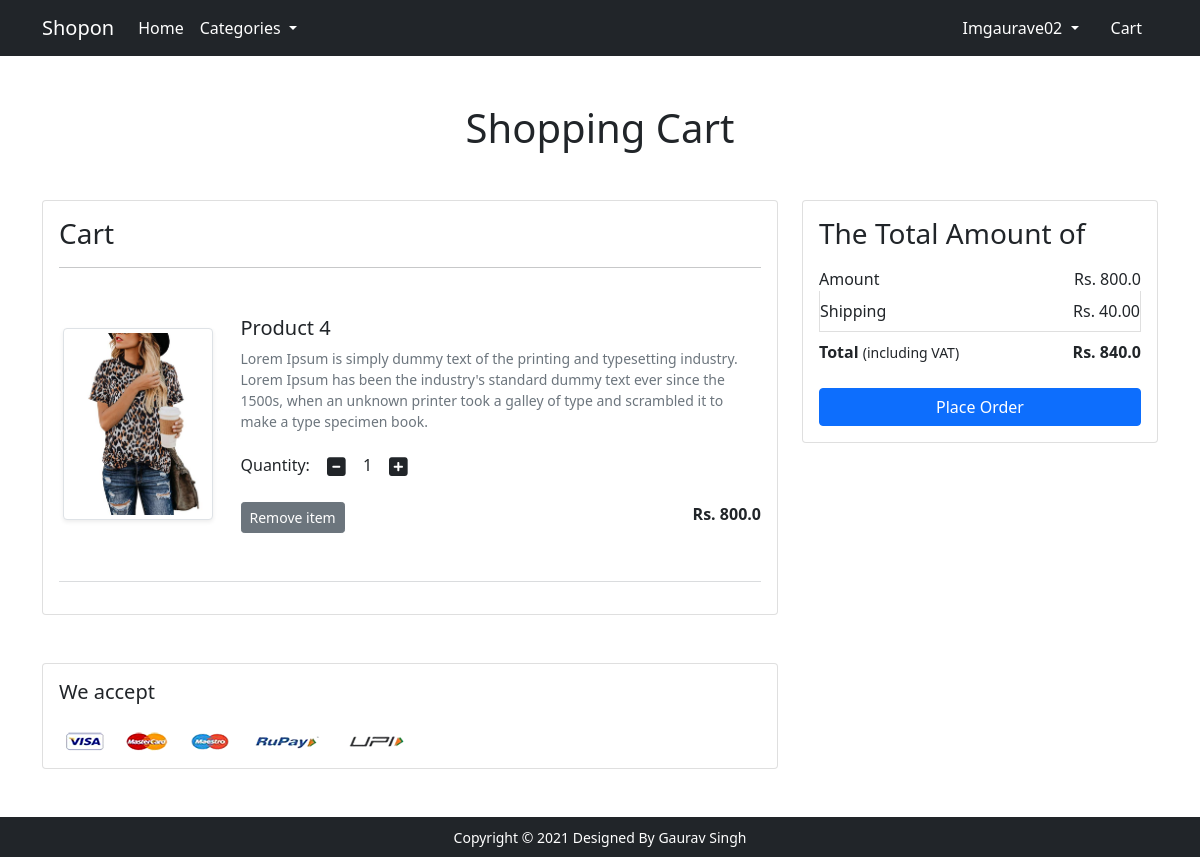
The app's page /cart/ (signed in), older data.
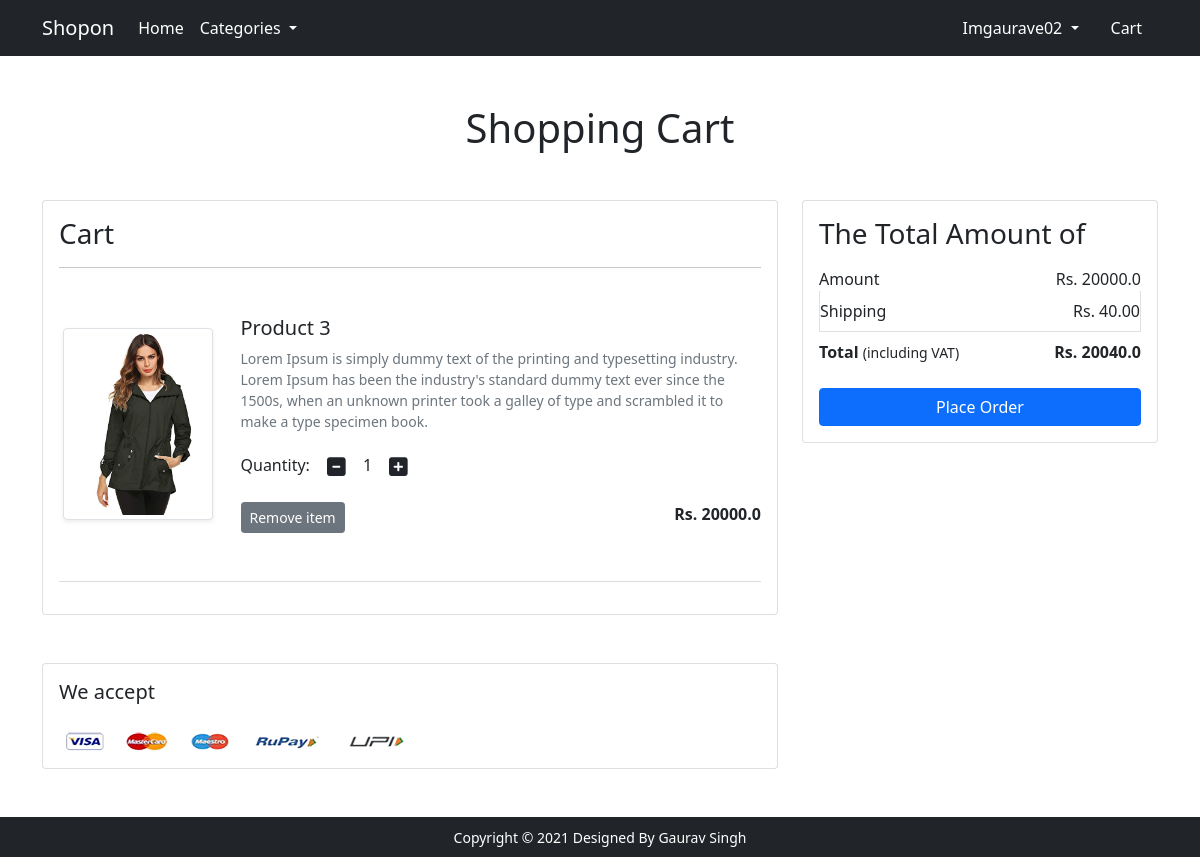
The same page, newer data.
### app/models.py (models this page shows, shortened)
class Cart(models.Model):
    user = models.ForeignKey(User, on_delete=models.CASCADE)
    product = models.ForeignKey(Product, on_delete=models.CASCADE)
    quantity = models.PositiveIntegerField(default=1)

class Product(models.Model):
    title = models.CharField( max_length=250)
    selling_price = models.FloatField()
    discounted_price = models.FloatField()
    description = models.TextField()
    breand = models.CharField( max_length=100)
    category = models.CharField(choices=CATEGORY_CHOICES, max_length=2)
    product_image = models.ImageField( upload_to='productimg')

### app/views.py (the view)
# urls.py: path('cart/', views.show_cart, name='showcart'),
@login_required
def show_cart(request):
    if request.user.is_authenticated:
        user = request.user
        cart = Cart.objects.filter(user= user)
        amount =0.0
        shipping_amount =40.0
        total_amount = 0.0
        cart_product = [p for p in Cart.objects.all() if p.user==user]
        if cart_product:
            for i in cart_product:
                temp = (i.quantity * i.product.discounted_price)
                amount +=temp
        else:
            return render(request,'app/empty_cart.html')
        total_amount = amount+shipping_amount
        return render(request, 'app/addtocart.html',{'carts':cart,'amount':amount,'total_amount':total_amount})

### app/templates/app/addtocart.html (shortened to what this page needs)
{% extends 'app/base.html' %}
{% load static %}
{% block main-content %}
<div class="container my-5">
 <div class="row">
  <h1 class="text-center mb-5">Shopping Cart</h1>
  <div class="col-sm-8">
  <div class="card">
   <div class="card-body">
    <h3>Cart</h3>
    {% for cart in carts %}
    <hr>
    <div class="row my-5">
     <div class="col-sm-3 text-center align-self-center"><img src="{{cart.product.product_image.url}}" alt="" srcset="" class="img-fluid img-thumbnail shadow-sm" height="150" width="150"> </div>
     <div class="col-sm-9">
      <div>
       <h5>{{cart.product.title}}</h5>
       <p class="mb-2 text-muted small">{{cart.product.description}}</p>
       <div class="my-3">
        <label for="quantity">Quantity:</label>
        <a class="minus-cart btn" pid="{{cart.product.id}}"><i class="fas fa-minus-square fa-lg"></i></a>
          <span id="quantity">{{cart.quantity}}</span>
        <a class="plus-cart btn" pid="{{cart.product.id}}"><i class="fas fa-plus-square fa-lg"></i></a>
       </div>
       <div class="d-flex justify-content-between">
        <a href="#" class="btn btn-sm btn-secondary mr-3 remove-cart" pid="{{cart.product.id}}">Remove item </a>
        <p class="mb-0"><span><strong>Rs. {{cart.product.discounted_price}}</strong></span></p>
       </div>
      </div>
     </div>
    </div>
    {% endfor %}
    <hr class="text-muted">
   </div>
   </div>
  </div>
  <div class="col-sm-4">
   <div class="card">
    <div class="card-body">
      <h3>The Total Amount of</h3>
      <ul class="list-group">
       <li class="list-group-item d-flex justify-content-between align-items-center border-0 px-0 pb-0">Amount<span>Rs. <span id="amount">{{amount}}</span></span></li>
       <li class="list-group-item d-flex justify-content-between align-items-center px-0">Shipping<span>Rs. 40.00</span></li>
       <li class="list-group-item d-flex justify-content-between align-items-center border-0 px-0 mb-3">
        <div>
           <strong>Total</strong> <small>(including VAT)</small>
         </div>
         <span><strong>Rs. <span id="tamount">{{total_amount}}</span></strong></span>
       </li>
      </ul>
      <div class="d-grid"><a href="{% url 'checkout' %}" class="btn btn-primary">Place Order</a></div>
    </div>
   </div>
  </div>
 </div>
</div>
<div class="container">
 <div class="row">
  <div class="col-sm-8">
   <div class="card">
    <div class="card-body">
      <h5 class="mb-4">We accept</h5>
      <img src="{% static 'app/images/payment.png' %}" alt="" class="img-fluid">
    </div>
  </div>
  </div>
 </div>
</div>
{% endblock main-content %}

Row changes from the older to the newer data that the page shows:
removed Cart: product.product_image (picture), product "Product 4", product.description "Lorem Ipsum is simply dummy text of the printing and typesetting industry. Lorem Ipsum has been the industry's standard dummy text ever since the 1500s, when an unknown printer took a galley of type and scrambled it to make a type specimen book.", quantity "1", product.discounted_price "800.0"
added Cart: product.product_image (picture), product "Product 3", product.description "Lorem Ipsum is simply dummy text of the printing and typesetting industry. Lorem Ipsum has been the industry's standard dummy text ever since the 1500s, when an unknown printer took a galley of type and scrambled it to make a type specimen book.", quantity "1", product.discounted_price "20000.0"
Text that changed along with them:
{{ amount }}: "800.0" → "20000.0"
{{ total_amount }}: "840.0" → "20040.0"
